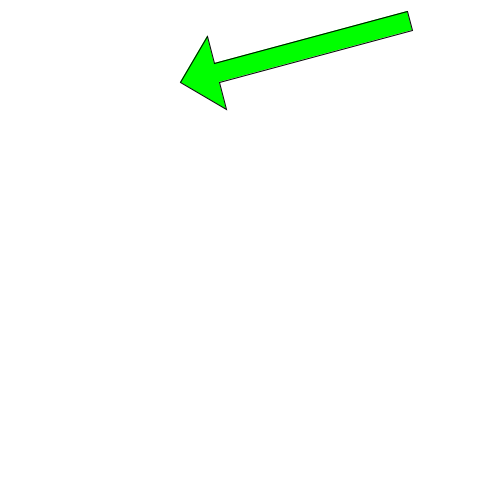
Frame 1 (no input)
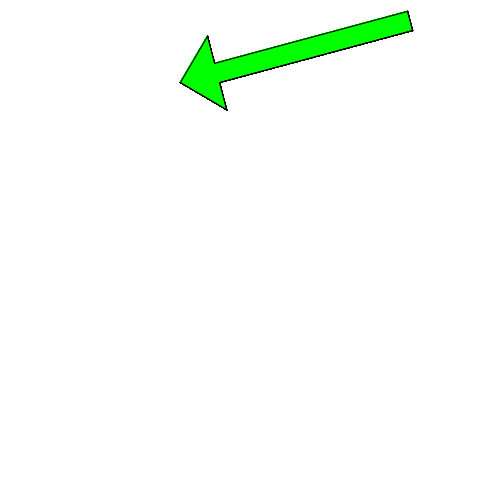
Frame 60 (the mouse pressed at the canvas centre just before this capture)
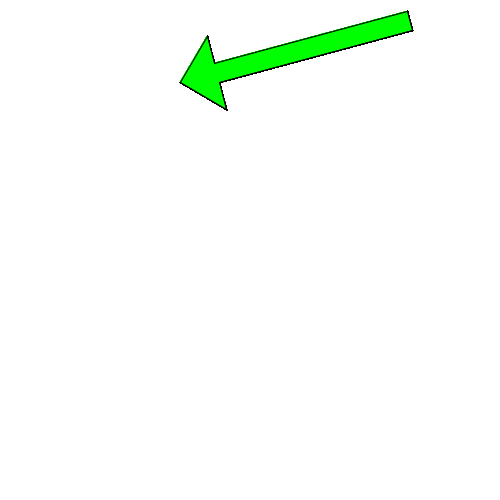
Frame 120 (the mouse held since frame 60 and released just before this capture)

The Processing sketch that drew these frames (run headless with seeded random() and noise(); from frame 60 on, the mouse is pressed at the canvas centre):

// Processing sketch: ShapeArrow
// ── ShapeArrow.pde
void setup(){
size(500,500);
background(255);
}


void draw(){
  beginShape();
fill(0,255,0);
vertex(180,82);
vertex(207,36);
vertex(214,63);
vertex(407,11);
vertex(412,30);
vertex(219,82);
vertex(226,109);
endShape(CLOSE);
}
